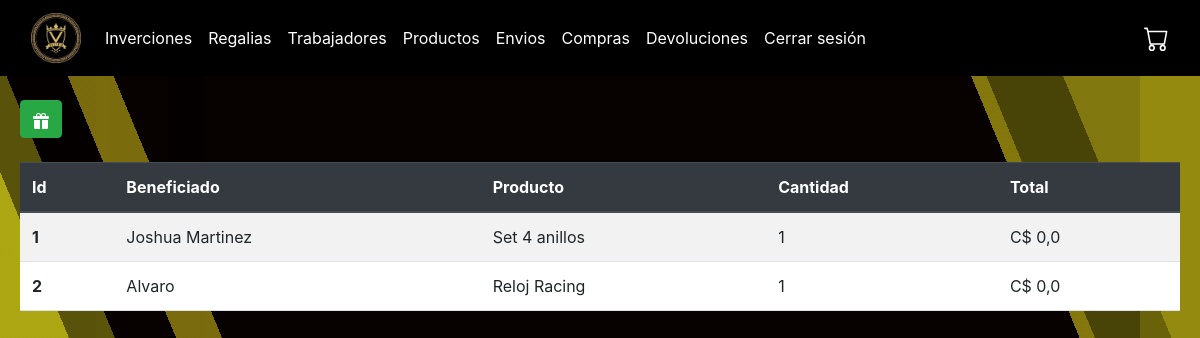
The app's page /regalias (signed in), older data.
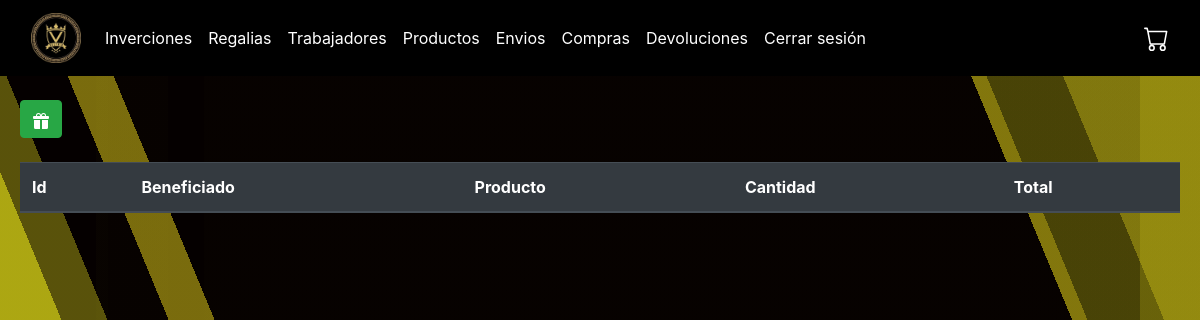
The same page, newer data.
### plus/models.py (models this page shows, shortened)
class Regalias(models.Model):
    cantidad = models.IntegerField()
    monto_total = models.FloatField()
    fecha_regalia = models.DateField(auto_now_add=True)
    beneficiado = models.CharField(max_length=50)
    justificacion = models.CharField(max_length=50)
    producto = models.ForeignKey(Producto, on_delete=models.CASCADE)

class Producto(models.Model):
    descripcion = models.CharField(max_length=100, default='Sin descripción')
    precio = models.FloatField()
    nombre = models.CharField(max_length=40)
    cantidad = models.IntegerField()
    peso = models.FloatField()
    imagen = models.ImageField(upload_to="productos", null=True)

### plus/views.py (the view)
# urls.py: path('regalias',views.regalias,name="regalias"),
@staff_required
def regalias(request):
    regalia = Regalias.objects.all()
    return render(request, "plus/administracion/regalia.html",{
        'regalias' : regalia
    })

### plus/views.py (called while the page is built)
def is_staff_user(user):
    return user.is_staff

### plus/templates/plus/administracion/regalia.html (shortened to what this page needs)
{% extends "plus/administracion/layout.html" %}
{% block body %}
    <div>
        <form action="{% url 'registro_regalias' %}">
            <button type="submit" class="btn btn-success" style="margin-left: 20px;"></button>
        </form>
    </div>
    <div style="display: flex; gap: 10px; flex-grow: 1;">
        <table style="margin: 0 20px; flex: 1;" class="table table-striped">
            <thead class="thead-dark">
                <tr>
                    <th scope="col">Id</th>
                    <th scope="col">Beneficiado</th>
                    <th scope="col">Producto</th>
                    <th scope="col">Cantidad</th>
                    <th scope="col">Total</th>
                </tr>
            </thead>
            <tbody>
                {% for regalia in regalias %}
                <tr>
                    <th scope="row">{{ regalia.id }}</th>
                    <td>{{ regalia.beneficiado }}</td>
                    <td>{{ regalia.producto.nombre }}</td>
                    <td>{{ regalia.cantidad }}</td>
                    <td>C$ {{ regalia.monto_total }}</td>
                </tr>
                {% endfor %}
            </tbody>
        </table>
    </div>
{% endblock %}

Row changes from the older to the newer data that the page shows:
removed Regalias: id "1", beneficiado "Joshua Martinez", producto.nombre "Set 4 anillos", cantidad "1", monto_total "0,0"
removed Regalias: id "2", beneficiado "Alvaro", producto.nombre "Reloj Racing", cantidad "1", monto_total "0,0"
